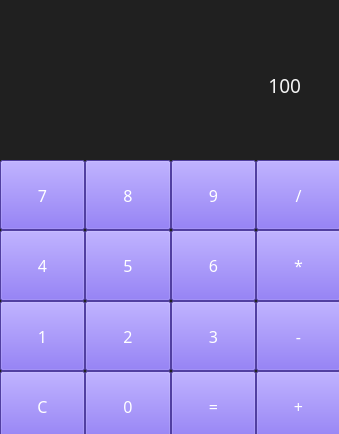
<?xml version="1.0" encoding="UTF-8"?>
<ui version="4.0">
 <class>MainWindow</class>
 <widget class="QMainWindow" name="MainWindow">
  <property name="geometry">
   <rect>
    <x>0</x>
    <y>0</y>
    <width>339</width>
    <height>434</height>
   </rect>
  </property>
  <property name="windowTitle">
   <string>MainWindow</string>
  </property>
  <property name="styleSheet">
   <string notr="true">background-color: #202020</string>
  </property>
  <widget class="QWidget" name="centralwidget">
   <property name="styleSheet">
    <string notr="true">background-color: #202020</string>
   </property>
   <widget class="QLabel" name="label">
    <property name="geometry">
     <rect>
      <x>10</x>
      <y>60</y>
      <width>291</width>
      <height>51</height>
     </rect>
    </property>
    <property name="font">
     <font>
      <family>Segoe UI Variable Text Semibold</family>
      <pointsize>14</pointsize>
     </font>
    </property>
    <property name="styleSheet">
     <string notr="true">color: whitesmoke; background-color: #202020;</string>
    </property>
    <property name="text">
     <string>100</string>
    </property>
    <property name="alignment">
     <set>Qt::AlignRight|Qt::AlignTrailing|Qt::AlignVCenter</set>
    </property>
   </widget>
   <widget class="QWidget" name="gridLayoutWidget">
    <property name="geometry">
     <rect>
      <x>0</x>
      <y>160</y>
      <width>341</width>
      <height>281</height>
     </rect>
    </property>
    <layout class="QGridLayout" name="gridLayout">
     <property name="spacing">
      <number>0</number>
     </property>
     <item row="0" column="1">
      <widget class="QPushButton" name="btn_8">
       <property name="sizePolicy">
        <sizepolicy hsizetype="Minimum" vsizetype="Expanding">
         <horstretch>0</horstretch>
         <verstretch>0</verstretch>
        </sizepolicy>
       </property>
       <property name="font">
        <font>
         <family>Segoe UI Variable Text Semibold</family>
         <pointsize>12</pointsize>
        </font>
       </property>
       <property name="styleSheet">
        <string notr="true">color: white; background-color: #7158e2</string>
       </property>
       <property name="text">
        <string>8</string>
       </property>
      </widget>
     </item>
     <item row="0" column="0">
      <widget class="QPushButton" name="btn_7">
       <property name="sizePolicy">
        <sizepolicy hsizetype="Minimum" vsizetype="Expanding">
         <horstretch>0</horstretch>
         <verstretch>0</verstretch>
        </sizepolicy>
       </property>
       <property name="font">
        <font>
         <family>Segoe UI Variable Text Semibold</family>
         <pointsize>12</pointsize>
        </font>
       </property>
       <property name="styleSheet">
        <string notr="true">color: white; background-color: #7158e2</string>
       </property>
       <property name="text">
        <string>7</string>
       </property>
      </widget>
     </item>
     <item row="2" column="2">
      <widget class="QPushButton" name="btn_3">
       <property name="sizePolicy">
        <sizepolicy hsizetype="Minimum" vsizetype="Expanding">
         <horstretch>0</horstretch>
         <verstretch>0</verstretch>
        </sizepolicy>
       </property>
       <property name="font">
        <font>
         <family>Segoe UI Variable Text Semibold</family>
         <pointsize>12</pointsize>
        </font>
       </property>
       <property name="styleSheet">
        <string notr="true">color: white; background-color: #7158e2</string>
       </property>
       <property name="text">
        <string>3</string>
       </property>
      </widget>
     </item>
     <item row="2" column="0">
      <widget class="QPushButton" name="btn_1">
       <property name="sizePolicy">
        <sizepolicy hsizetype="Minimum" vsizetype="Expanding">
         <horstretch>0</horstretch>
         <verstretch>0</verstretch>
        </sizepolicy>
       </property>
       <property name="font">
        <font>
         <family>Segoe UI Variable Text Semibold</family>
         <pointsize>12</pointsize>
        </font>
       </property>
       <property name="styleSheet">
        <string notr="true">color: white; background-color: #7158e2</string>
       </property>
       <property name="text">
        <string>1</string>
       </property>
      </widget>
     </item>
     <item row="3" column="2">
      <widget class="QPushButton" name="btn_equal">
       <property name="sizePolicy">
        <sizepolicy hsizetype="Minimum" vsizetype="Expanding">
         <horstretch>0</horstretch>
         <verstretch>0</verstretch>
        </sizepolicy>
       </property>
       <property name="font">
        <font>
         <family>Segoe UI Variable Text Semibold</family>
         <pointsize>12</pointsize>
        </font>
       </property>
       <property name="styleSheet">
        <string notr="true">color: white; background-color: #7158e2</string>
       </property>
       <property name="text">
        <string>=</string>
       </property>
      </widget>
     </item>
     <item row="3" column="0">
      <widget class="QPushButton" name="btn_clear">
       <property name="sizePolicy">
        <sizepolicy hsizetype="Minimum" vsizetype="Expanding">
         <horstretch>0</horstretch>
         <verstretch>0</verstretch>
        </sizepolicy>
       </property>
       <property name="font">
        <font>
         <family>Segoe UI Variable Text Semibold</family>
         <pointsize>12</pointsize>
        </font>
       </property>
       <property name="styleSheet">
        <string notr="true">color: white; background-color: #7158e2</string>
       </property>
       <property name="text">
        <string>C</string>
       </property>
      </widget>
     </item>
     <item row="3" column="1">
      <widget class="QPushButton" name="btn_0">
       <property name="sizePolicy">
        <sizepolicy hsizetype="Minimum" vsizetype="Expanding">
         <horstretch>0</horstretch>
         <verstretch>0</verstretch>
        </sizepolicy>
       </property>
       <property name="font">
        <font>
         <family>Segoe UI Variable Text Semibold</family>
         <pointsize>12</pointsize>
        </font>
       </property>
       <property name="styleSheet">
        <string notr="true">color: white; background-color: #7158e2</string>
       </property>
       <property name="text">
        <string>0</string>
       </property>
      </widget>
     </item>
     <item row="1" column="1">
      <widget class="QPushButton" name="btn_5">
       <property name="sizePolicy">
        <sizepolicy hsizetype="Minimum" vsizetype="Expanding">
         <horstretch>0</horstretch>
         <verstretch>0</verstretch>
        </sizepolicy>
       </property>
       <property name="font">
        <font>
         <family>Segoe UI Variable Text Semibold</family>
         <pointsize>12</pointsize>
        </font>
       </property>
       <property name="styleSheet">
        <string notr="true">color: white; background-color: #7158e2</string>
       </property>
       <property name="text">
        <string>5</string>
       </property>
      </widget>
     </item>
     <item row="3" column="3">
      <widget class="QPushButton" name="btn_plus">
       <property name="sizePolicy">
        <sizepolicy hsizetype="Minimum" vsizetype="Expanding">
         <horstretch>0</horstretch>
         <verstretch>0</verstretch>
        </sizepolicy>
       </property>
       <property name="font">
        <font>
         <family>Segoe UI Variable Text Semibold</family>
         <pointsize>12</pointsize>
        </font>
       </property>
       <property name="styleSheet">
        <string notr="true">color: white; background-color: #7158e2</string>
       </property>
       <property name="text">
        <string>+</string>
       </property>
      </widget>
     </item>
     <item row="0" column="2">
      <widget class="QPushButton" name="btn_9">
       <property name="sizePolicy">
        <sizepolicy hsizetype="Minimum" vsizetype="Expanding">
         <horstretch>0</horstretch>
         <verstretch>0</verstretch>
        </sizepolicy>
       </property>
       <property name="font">
        <font>
         <family>Segoe UI Variable Text Semibold</family>
         <pointsize>12</pointsize>
        </font>
       </property>
       <property name="styleSheet">
        <string notr="true">color: white; background-color: #7158e2</string>
       </property>
       <property name="text">
        <string>9</string>
       </property>
      </widget>
     </item>
     <item row="1" column="2">
      <widget class="QPushButton" name="btn_6">
       <property name="sizePolicy">
        <sizepolicy hsizetype="Minimum" vsizetype="Expanding">
         <horstretch>0</horstretch>
         <verstretch>0</verstretch>
        </sizepolicy>
       </property>
       <property name="font">
        <font>
         <family>Segoe UI Variable Text Semibold</family>
         <pointsize>12</pointsize>
        </font>
       </property>
       <property name="styleSheet">
        <string notr="true">color: white; background-color: #7158e2</string>
       </property>
       <property name="text">
        <string>6</string>
       </property>
      </widget>
     </item>
     <item row="2" column="3">
      <widget class="QPushButton" name="btn_minus">
       <property name="sizePolicy">
        <sizepolicy hsizetype="Minimum" vsizetype="Expanding">
         <horstretch>0</horstretch>
         <verstretch>0</verstretch>
        </sizepolicy>
       </property>
       <property name="font">
        <font>
         <family>Segoe UI Variable Text Semibold</family>
         <pointsize>12</pointsize>
        </font>
       </property>
       <property name="styleSheet">
        <string notr="true">color: white; background-color: #7158e2</string>
       </property>
       <property name="text">
        <string>-</string>
       </property>
      </widget>
     </item>
     <item row="1" column="3">
      <widget class="QPushButton" name="btn_multiply">
       <property name="sizePolicy">
        <sizepolicy hsizetype="Minimum" vsizetype="Expanding">
         <horstretch>0</horstretch>
         <verstretch>0</verstretch>
        </sizepolicy>
       </property>
       <property name="font">
        <font>
         <family>Segoe UI Variable Text Semibold</family>
         <pointsize>12</pointsize>
        </font>
       </property>
       <property name="styleSheet">
        <string notr="true">color: white; background-color: #7158e2</string>
       </property>
       <property name="text">
        <string>*</string>
       </property>
      </widget>
     </item>
     <item row="2" column="1">
      <widget class="QPushButton" name="btn_2">
       <property name="sizePolicy">
        <sizepolicy hsizetype="Minimum" vsizetype="Expanding">
         <horstretch>0</horstretch>
         <verstretch>0</verstretch>
        </sizepolicy>
       </property>
       <property name="font">
        <font>
         <family>Segoe UI Variable Text Semibold</family>
         <pointsize>12</pointsize>
        </font>
       </property>
       <property name="styleSheet">
        <string notr="true">color: white; background-color: #7158e2</string>
       </property>
       <property name="text">
        <string>2</string>
       </property>
      </widget>
     </item>
     <item row="0" column="3">
      <widget class="QPushButton" name="btn_divide">
       <property name="sizePolicy">
        <sizepolicy hsizetype="Minimum" vsizetype="Expanding">
         <horstretch>0</horstretch>
         <verstretch>0</verstretch>
        </sizepolicy>
       </property>
       <property name="font">
        <font>
         <family>Segoe UI Variable Text Semibold</family>
         <pointsize>12</pointsize>
        </font>
       </property>
       <property name="styleSheet">
        <string notr="true">color: white; background-color: #7158e2</string>
       </property>
       <property name="text">
        <string>/</string>
       </property>
      </widget>
     </item>
     <item row="1" column="0">
      <widget class="QPushButton" name="btn_4">
       <property name="sizePolicy">
        <sizepolicy hsizetype="Minimum" vsizetype="Expanding">
         <horstretch>0</horstretch>
         <verstretch>0</verstretch>
        </sizepolicy>
       </property>
       <property name="font">
        <font>
         <family>Segoe UI Variable Text Semibold</family>
         <pointsize>12</pointsize>
        </font>
       </property>
       <property name="styleSheet">
        <string notr="true">color: white; background-color: #7158e2</string>
       </property>
       <property name="text">
        <string>4</string>
       </property>
      </widget>
     </item>
    </layout>
   </widget>
  </widget>
 </widget>
 <resources/>
 <connections/>
</ui>
